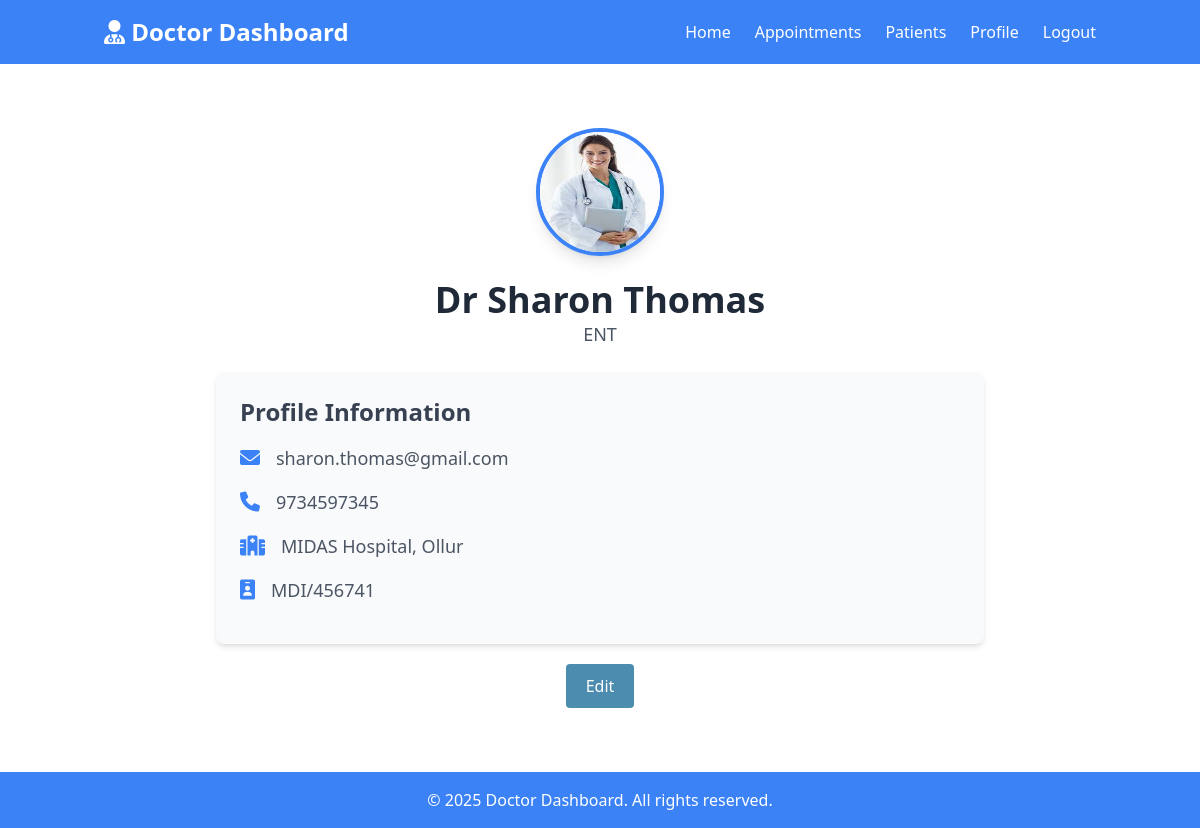
The app's page /docprofile/ (signed in) with its own data.
### fapk/models.py (models this page shows)
class doctoreg(models.Model):
    doctorname=models.CharField(max_length=100)
    specialization=models.CharField(max_length=100)
    contact=models.IntegerField()
    licenseNumber=models.CharField(max_length=50)
    hospital=models.CharField(max_length=250)
    image=models.ImageField(upload_to='doctorimage/',blank=True,null=True)
    username=models.CharField(max_length=100)
    email=models.EmailField()
    password=models.CharField(max_length=10)
    confirmPassword=models.CharField(max_length=10)

### fapk/views.py (the view)
# urls.py: path('docprofile/',views.docprofile,name='docprofile'),
def docprofile(request):
    email=request.session.get('email')
    if email:
        doc=doctoreg.objects.get(email=email)
        return render(request,'docprofile.html',{'doc':doc})
    return render(request,'doctorlogin.html')

### fapk/templates/docprofile.html (shortened to what this page needs)
<!DOCTYPE html>
<html lang="en">
<head>
    <script src="https://cdn.tailwindcss.com"></script>
    <link href="https://cdnjs.cloudflare.com/ajax/libs/font-awesome/6.0.0-beta3/css/all.min.css" rel="stylesheet">
</head>
<body class="bg-gray-100 font-sans">
    <nav class="bg-blue-500 shadow-md">
        <div class="container mx-auto flex justify-between items-center p-4">
            <div class="text-white text-2xl font-semibold">
                <i class="fas fa-user-md"></i> Doctor Dashboard
            </div>
            <div class="flex space-x-6">
                <a href="/doctorhome/" class="text-white hover:text-gray-200">Home</a>
                <a href="/docappointments/" class="text-white hover:text-gray-200">Appointments</a>
                <a href="/patients/" class="text-white hover:text-gray-200">Patients</a>
                <a href="/profile/" class="text-white hover:text-gray-200">Profile</a>
                <a href="/logout/" class="text-white hover:text-gray-200">Logout</a>
            </div>
        </div>
    </nav>
    <section class="bg-white py-16">
        <div class="container mx-auto text-center">
            <div class="mb-6">
                {% if doc.image %}
                <img src="{{ doc.image.url }}" alt="{{ doc.doctorname }}" class="w-32 h-32 rounded-full mx-auto border-4 border-blue-500 shadow-lg">
                {% else %}
                <p>no image</p>
                {% endif %}
            </div>
            <h1 class="text-4xl font-semibold text-gray-800">{{ doc.doctorname }}</h1>
            <p class="text-lg text-gray-600">{{ doc.specialization }}</p>
            <div class="mt-6 text-left max-w-3xl mx-auto">
                <div class="bg-gray-50 p-6 rounded-lg shadow-md">
                    <h2 class="text-2xl font-semibold text-gray-700 mb-4">Profile Information</h2>
                    <div class="flex items-center mb-4">
                        <i class="fas fa-envelope text-blue-500 text-xl"></i>
                        <p class="ml-4 text-lg text-gray-600">{{ doc.email }}</p>
                    </div>
                    <div class="flex items-center mb-4">
                        <i class="fas fa-phone text-blue-500 text-xl"></i>
                        <p class="ml-4 text-lg text-gray-600">{{ doc.contact }}</p>
                    </div>
                    <div class="flex items-center mb-4">
                        <i class="fas fa-hospital text-blue-500 text-xl"></i>
                        <p class="ml-4 text-lg text-gray-600">{{ doc.hospital }}</p>
                    </div>
                    <div class="flex items-center mb-4">
                        <i class="fas fa-id-badge text-blue-500 text-xl"></i>
                        <p class="ml-4 text-lg text-gray-600">{{ doc.licenseNumber }}</p>
                    </div>
                </div>
            </div>
            <span class="text-button">
            <a href="/edit_docprofile/">Edit</a></span>
        </div>
    </section>
    <footer class="bg-blue-500 py-4">
        <div class="container mx-auto text-center text-white">
            <p>&copy; 2025 Doctor Dashboard. All rights reserved.</p>
        </div>
    </footer>
</body>
</html>

### fapk/templates/docprofile.html (style rules this page uses)
.text-button { display: inline-block; padding: 10px 20px; background-color:rgb(76, 140, 175); color: white; text-align: center; text-decoration: none; font-size: 16px; border: none; margin-top: 20px; border-radius: 4px; cursor: pointer; }

### records on screen
doctoreg: image (picture), doctorname "Dr Sharon Thomas", specialization "ENT", email "sharon.thomas@gmail.com", contact "9734597345", hospital "MIDAS Hospital, Ollur", licenseNumber "MDI/456741"
